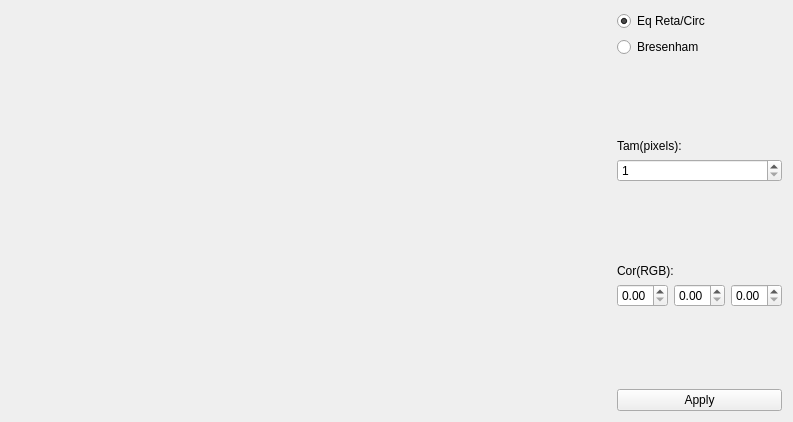
<?xml version="1.0" encoding="UTF-8"?>
<ui version="4.0">
 <class>MainWindow</class>
 <widget class="QMainWindow" name="MainWindow">
  <property name="geometry">
   <rect>
    <x>0</x>
    <y>0</y>
    <width>589</width>
    <height>353</height>
   </rect>
  </property>
  <property name="windowTitle">
   <string>MainWindow</string>
  </property>
  <widget class="QWidget" name="centralWidget">
   <layout class="QGridLayout" name="gridLayout_2">
    <item row="0" column="0">
     <layout class="QGridLayout" name="gridLayout">
      <item row="0" column="0">
       <widget class="GLWidget" name="widget" native="true">
        <property name="minimumSize">
         <size>
          <width>600</width>
          <height>400</height>
         </size>
        </property>
        <property name="maximumSize">
         <size>
          <width>600</width>
          <height>400</height>
         </size>
        </property>
        <property name="mouseTracking">
         <bool>true</bool>
        </property>
       </widget>
      </item>
      <item row="0" column="1">
       <layout class="QVBoxLayout" name="verticalLayout">
        <item>
         <widget class="QRadioButton" name="radioButton">
          <property name="text">
           <string>Eq Reta/Circ</string>
          </property>
          <property name="checked">
           <bool>true</bool>
          </property>
         </widget>
        </item>
        <item>
         <widget class="QRadioButton" name="radioButton_2">
          <property name="text">
           <string>Bresenham</string>
          </property>
         </widget>
        </item>
        <item>
         <spacer name="verticalSpacer_2">
          <property name="orientation">
           <enum>Qt::Vertical</enum>
          </property>
          <property name="sizeHint" stdset="0">
           <size>
            <width>20</width>
            <height>40</height>
           </size>
          </property>
         </spacer>
        </item>
        <item>
         <widget class="QLabel" name="label">
          <property name="text">
           <string>Tam(pixels):</string>
          </property>
         </widget>
        </item>
        <item>
         <widget class="QSpinBox" name="spinBox">
          <property name="minimum">
           <number>1</number>
          </property>
         </widget>
        </item>
        <item>
         <spacer name="verticalSpacer">
          <property name="orientation">
           <enum>Qt::Vertical</enum>
          </property>
          <property name="sizeHint" stdset="0">
           <size>
            <width>20</width>
            <height>40</height>
           </size>
          </property>
         </spacer>
        </item>
        <item>
         <widget class="QLabel" name="label_2">
          <property name="text">
           <string>Cor(RGB):</string>
          </property>
         </widget>
        </item>
        <item>
         <layout class="QHBoxLayout" name="horizontalLayout">
          <item>
           <widget class="QDoubleSpinBox" name="doubleSpinBox">
            <property name="maximum">
             <double>1.000000000000000</double>
            </property>
            <property name="singleStep">
             <double>0.010000000000000</double>
            </property>
           </widget>
          </item>
          <item>
           <widget class="QDoubleSpinBox" name="doubleSpinBox_2">
            <property name="maximum">
             <double>1.000000000000000</double>
            </property>
            <property name="singleStep">
             <double>0.010000000000000</double>
            </property>
           </widget>
          </item>
          <item>
           <widget class="QDoubleSpinBox" name="doubleSpinBox_3">
            <property name="maximum">
             <double>1.000000000000000</double>
            </property>
            <property name="singleStep">
             <double>0.010000000000000</double>
            </property>
           </widget>
          </item>
         </layout>
        </item>
        <item>
         <spacer name="verticalSpacer_3">
          <property name="orientation">
           <enum>Qt::Vertical</enum>
          </property>
          <property name="sizeHint" stdset="0">
           <size>
            <width>20</width>
            <height>40</height>
           </size>
          </property>
         </spacer>
        </item>
        <item>
         <widget class="QPushButton" name="pushButton">
          <property name="text">
           <string>Apply</string>
          </property>
         </widget>
        </item>
       </layout>
      </item>
     </layout>
    </item>
   </layout>
  </widget>
 </widget>
 <layoutdefault spacing="6" margin="11"/>
 <customwidgets>
  <customwidget>
   <class>GLWidget</class>
   <extends>QWidget</extends>
   <header>glwidget.h</header>
   <container>1</container>
  </customwidget>
 </customwidgets>
 <resources/>
 <connections/>
</ui>
